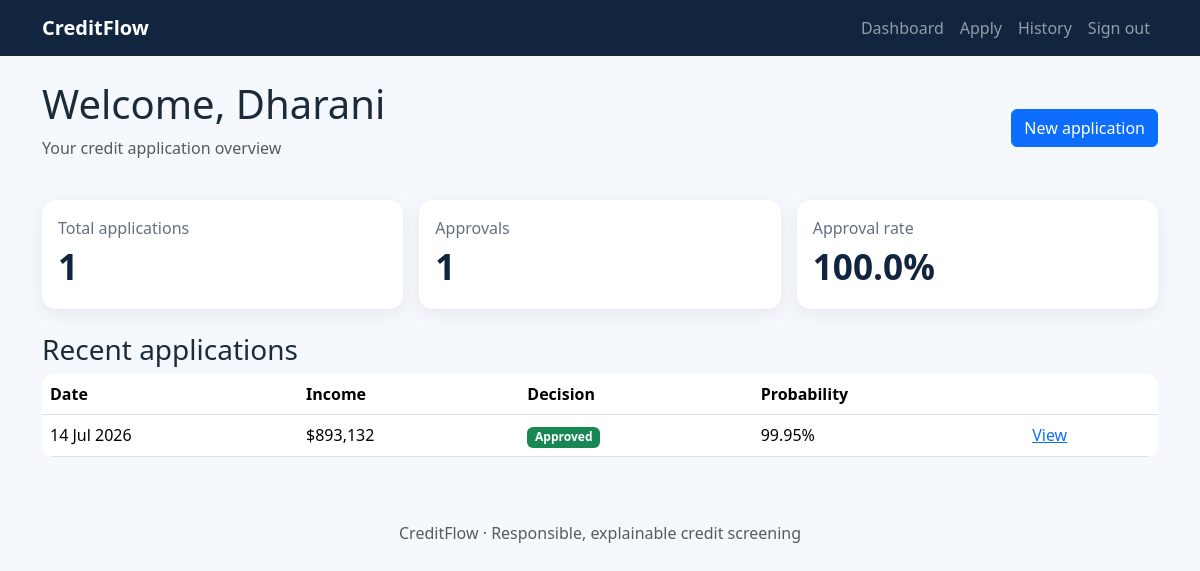
The app's page /dashboard (signed in) with its own data.
### services/database.py (models this page shows, shortened)
class User(UserMixin, db.Model):
    __tablename__ = "users"
    id = db.Column(db.Integer, primary_key=True)
    full_name = db.Column(db.String(120), nullable=False)
    email = db.Column(db.String(120), unique=True, nullable=False, index=True)
    password_hash = db.Column(db.String(255), nullable=False)
    created_at = db.Column(db.DateTime, default=datetime.utcnow, nullable=False)
    applications = db.relationship("CreditApplication", back_populates="user", cascade="all, delete-orphan")

class CreditApplication(db.Model):
    __tablename__ = "credit_applications"
    id = db.Column(db.Integer, primary_key=True)
    user_id = db.Column(db.Integer, db.ForeignKey("users.id"), nullable=False, index=True)
    submitted_at = db.Column(db.DateTime, default=datetime.utcnow, nullable=False)
    age = db.Column(db.Integer, nullable=False); gender = db.Column(db.String(30), nullable=False)
    annual_income = db.Column(db.Float, nullable=False); employment_type = db.Column(db.String(40), nullable=False)
    employment_duration = db.Column(db.Float, nullable=False); education = db.Column(db.String(40), nullable=False)
    marital_status = db.Column(db.String(40), nullable=False); existing_loan_amount = db.Column(db.Float, nullable=False)
    credit_inquiries = db.Column(db.Integer, nullable=False); credit_history = db.Column(db.Float, nullable=False)
    monthly_income = db.Column(db.Float, nullable=False); outstanding_debt = db.Column(db.Float, nullable=False)
    payment_history = db.Column(db.Float, nullable=False); housing_type = db.Column(db.String(40), nullable=False)
    occupation = db.Column(db.String(60), nullable=False)
    user = db.relationship("User", back_populates="applications")
    prediction = db.relationship("PredictionHistory", back_populates="application", uselist=False, cascade="all, delete-orphan")

class PredictionHistory(db.Model):
    __tablename__ = "prediction_history"
    id = db.Column(db.Integer, primary_key=True)
    application_id = db.Column(db.Integer, db.ForeignKey("credit_applications.id"), unique=True, nullable=False)
    decision = db.Column(db.String(20), nullable=False)
    probability = db.Column(db.Float, nullable=False)
    confidence = db.Column(db.Float, nullable=False)
    risk_level = db.Column(db.String(20), nullable=False)
    key_features = db.Column(db.Text, nullable=False)
    model_name = db.Column(db.String(100), nullable=False)
    created_at = db.Column(db.DateTime, default=datetime.utcnow, nullable=False)
    application = db.relationship("CreditApplication", back_populates="prediction")

### routes/application.py (the view)
@application_bp.route("/dashboard")
@login_required
def dashboard():
    apps=CreditApplication.query.filter_by(user_id=current_user.id).order_by(CreditApplication.submitted_at.desc()).all()
    approved=sum(a.prediction and a.prediction.decision=="Approved" for a in apps)
    return render_template("dashboard.html",apps=apps,total=len(apps),approved=approved)

### app.py (called while the page is built)
def create_app(config_class=Config):
    app = Flask(__name__)
    app.config.from_object(config_class)
    app.config["SQLALCHEMY_DATABASE_URI"] = str(app.config["SQLALCHEMY_DATABASE_URI"])
    db.init_app(app)
    login_manager.init_app(app)
    from routes.auth import auth_bp
    from routes.main import main_bp
    from routes.application import application_bp
    from routes.admin import admin_bp
    app.register_blueprint(main_bp)
    app.register_blueprint(auth_bp)
    app.register_blueprint(application_bp)
    app.register_blueprint(admin_bp)
    @login_manager.user_loader
    def load_user(user_id):
        from services.database import User
        return db.session.get(User, int(user_id))
    with app.app_context():
        from services.database import seed_admin
        db.create_all()
        seed_admin()
    return app

### templates/dashboard.html
{% extends 'base.html' %}{% block content %}<div class="d-flex justify-content-between align-items-center"><div><h1>Welcome, {{current_user.full_name.split()[0]}}</h1><p class="text-muted">Your credit application overview</p></div><a href="/apply" class="btn btn-primary">New application</a></div><div class="row g-3 my-2"><div class="col-md-4"><div class="stat card p-3"><span>Total applications</span><strong>{{total}}</strong></div></div><div class="col-md-4"><div class="stat card p-3"><span>Approvals</span><strong>{{approved}}</strong></div></div><div class="col-md-4"><div class="stat card p-3"><span>Approval rate</span><strong>{{ ((approved/total*100) if total else 0)|round(0) }}%</strong></div></div></div><h3 class="mt-4">Recent applications</h3>{% include 'table.html' %}{% endblock %}

### templates/table.html
<div class="table-responsive"><table class="table table-hover bg-white"><thead><tr><th>Date</th><th>Income</th><th>Decision</th><th>Probability</th><th></th></tr></thead><tbody>{% for a in apps %}<tr><td>{{a.submitted_at.strftime('%d %b %Y')}}</td><td>${{ '{:,.0f}'.format(a.annual_income) }}</td><td><span class="badge text-bg-{{'success' if a.prediction.decision=='Approved' else 'danger'}}">{{a.prediction.decision}}</span></td><td>{{a.prediction.probability}}%</td><td><a href="/result/{{a.id}}">View</a></td></tr>{% else %}<tr><td colspan="5" class="text-center text-muted py-4">No applications yet.</td></tr>{% endfor %}</tbody></table></div>

### static/css/style.css (style rules this page uses)
:root { --navy:#11253f;--blue:#1674d1;--paper:#f5f8fc }
body { background:var(--paper);color:#1c2b3a }
.card { border:0;box-shadow:0 5px 18px #142a4012;border-radius:14px }
.stat span { color:#627080 }
.stat strong { font-size:2.2rem;color:var(--navy) }
.table { border-radius:12px;overflow:hidden }
.table thead { background:#eaf1f8 }

### records on screen
User: full_name "Dharani"
CreditApplication: submitted_at "14 Jul 2026", annual_income "893,132", prediction.decision "Approved", prediction.probability "99.95"

### other values on screen
{{ total }} "1"
{{ approved }} "1"
{{ ((approved/total*100) if total else 0)|round(0) }} "100.0"
